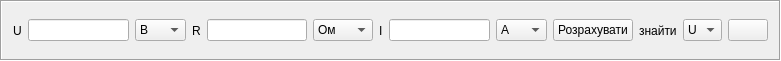
     <widget class="QFrame" name="frame">
      <property name="geometry">
       <rect>
        <x>10</x>
        <y>20</y>
        <width>781</width>
        <height>61</height>
       </rect>
      </property>
      <property name="frameShape">
       <enum>QFrame::Box</enum>
      </property>
      <property name="frameShadow">
       <enum>QFrame::Sunken</enum>
      </property>
      <layout class="QHBoxLayout" name="horizontalLayout">
       <item>
        <widget class="QLabel" name="label">
         <property name="text">
          <string>U</string>
         </property>
        </widget>
       </item>
       <item>
        <widget class="QLineEdit" name="line1"/>
       </item>
       <item>
        <widget class="QComboBox" name="val1">
         <property name="currentIndex">
          <number>2</number>
         </property>
         <item>
          <property name="text">
           <string>МВ</string>
          </property>
         </item>
         <item>
          <property name="text">
           <string>кВ</string>
          </property>
         </item>
         <item>
          <property name="text">
           <string>В</string>
          </property>
         </item>
         <item>
          <property name="text">
           <string>мВ</string>
          </property>
         </item>
         <item>
          <property name="text">
           <string>мкВ</string>
          </property>
         </item>
        </widget>
       </item>
       <item>
        <widget class="QLabel" name="label_2">
         <property name="text">
          <string>R</string>
         </property>
        </widget>
       </item>
       <item>
        <widget class="QLineEdit" name="line2"/>
       </item>
       <item>
        <widget class="QComboBox" name="val2">
         <property name="currentIndex">
          <number>2</number>
         </property>
         <item>
          <property name="text">
           <string>МОм</string>
          </property>
         </item>
         <item>
          <property name="text">
           <string>кОм</string>
          </property>
         </item>
         <item>
          <property name="text">
           <string>Ом</string>
          </property>
         </item>
         <item>
          <property name="text">
           <string>мОм</string>
          </property>
         </item>
         <item>
          <property name="text">
           <string>мкОм</string>
          </property>
         </item>
        </widget>
       </item>
       <item>
        <widget class="QLabel" name="label_3">
         <property name="text">
          <string>I</string>
         </property>
        </widget>
       </item>
       <item>
        <widget class="QLineEdit" name="line3"/>
       </item>
       <item>
        <widget class="QComboBox" name="val3">
         <property name="currentIndex">
          <number>2</number>
         </property>
         <item>
          <property name="text">
           <string>МА</string>
          </property>
         </item>
         <item>
          <property name="text">
           <string>кА</string>
          </property>
         </item>
         <item>
          <property name="text">
           <string>А</string>
          </property>
         </item>
         <item>
          <property name="text">
           <string>мА</string>
          </property>
         </item>
         <item>
          <property name="text">
           <string>мкА</string>
          </property>
         </item>
        </widget>
       </item>
       <item>
        <spacer name="horizontalSpacer_2">
         <property name="orientation">
          <enum>Qt::Horizontal</enum>
         </property>
         <property name="sizeHint" stdset="0">
          <size>
           <width>6</width>
           <height>26</height>
          </size>
         </property>
        </spacer>
       </item>
       <item>
        <widget class="QPushButton" name="bfind">
         <property name="text">
          <string>Розрахувати</string>
         </property>
        </widget>
       </item>
       <item>
        <widget class="QLabel" name="label_5">
         <property name="text">
          <string>знайти</string>
         </property>
        </widget>
       </item>
       <item>
        <widget class="QComboBox" name="find">
         <item>
          <property name="text">
           <string>U</string>
          </property>
         </item>
         <item>
          <property name="text">
           <string>R</string>
          </property>
         </item>
         <item>
          <property name="text">
           <string>I</string>
          </property>
         </item>
        </widget>
       </item>
       <item>
        <widget class="QPushButton" name="c1">
         <property name="text">
          <string/>
         </property>
        </widget>
       </item>
      </layout>
     </widget>
